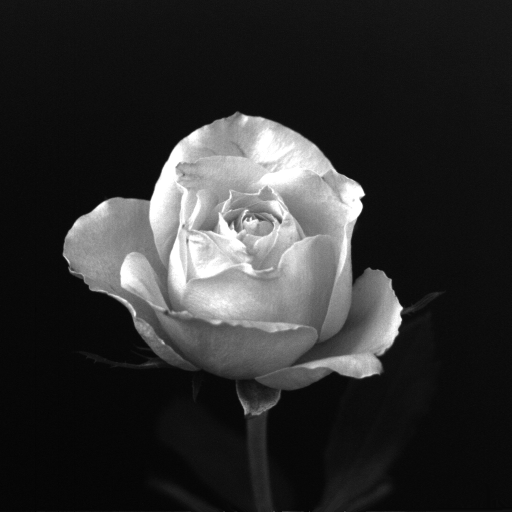
#> input picture fall-2020/vision-intelligence/assignment1/images/input/Fig0206.tif, 1024 x 1024 px (shown at 1/2 size)
$ python image_manipulation.py
#> lines starting #> are read from the running program, lines starting #| are printed output that depends on the picture
# Created by dadajonjurakuziev at 2020/09/29 2:44 PM

import numpy as np
from PIL import Image


# TODO: Read the image and let it be named with O.
def read_img(img):
#> called with img = 'images/input/Fig0206.tif'
    O = Image.open(img)
#> O is the input picture: PIL image 1024x1024 L; min 0, max 255, mean 46.8
    O.save("images/output/O.jpg")
    return O


# TODO: Take pixel values in the rectangular area designated by two corner points (300, 300) and (340,340) from the image O.
#       Let the image be named with S. Print the pixel values of S. Also, display the image S on the monitor.
def crop_img(img):
    x1, y1, x2, y2 = 300, 300, 340, 340
    area = (x1, y1, x2, y2)
    S = img.crop(area)
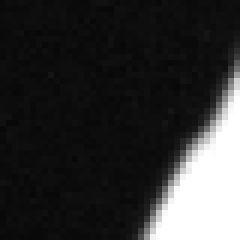
#> S: PIL image 40x40 L (shown 6 times larger); min 8, max 255, mean 49.1
    S.save("images/output/S.jpg")
    return S


# TODO: Conduct the lateral symmetric transformation of the original image O (flip about y axis).
#       Then, let the resultant image be TO. Display the image TO on your monitor.
def flip_by_y(img):
    img_array = np.array(img)
    TO = Image.fromarray(np.fliplr(img_array))
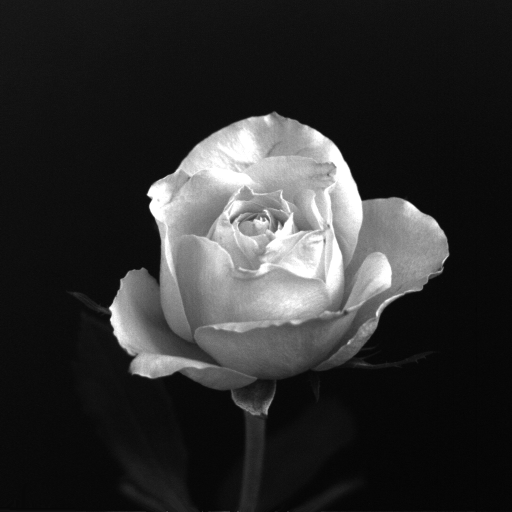
#> TO: PIL image 1024x1024 L (shown at 1/2 size); min 0, max 255, mean 46.8
    TO = TO.convert("L")
    TO.save("images/output/TO.jpg")
    return TO


# TODO: Multiply all the pixel values of TO by 0.8. Then, Let the resultant image be MTO.
#       Display the MTO on your monitor.
def multiply_pixels(img):
    img_array = np.array(img)
    MTO = np.multiply(img_array, 0.8)
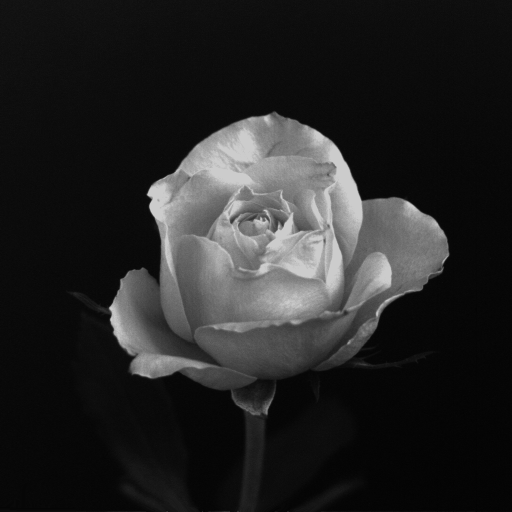
#> MTO: shape (1024, 1024) float64 (shown at 1/2 size); min 0, max 204, mean 37.4
    save_MTO = Image.fromarray(MTO)
    save_MTO = save_MTO.convert("L")
#> save_MTO: PIL image 1024x1024 L
    save_MTO.save("images/output/MTO.jpg")
    return MTO


# TODO: Shift the image MTO by 3 pixel positions to the right direction of the image.
#       Then, let the image be named with SMTO. Display the image SMTO on your monitor.
def shift_to_right(img):
    img_array = np.array(img)
    SMTO = np.roll(img_array, 3, axis=1)
    SMTO[:, 0:3] = 0
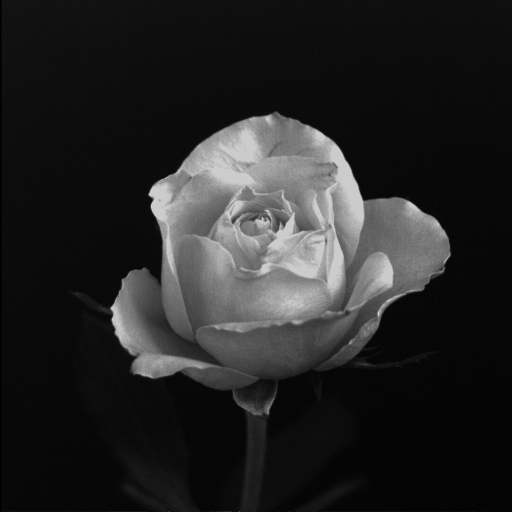
#> SMTO: shape (1024, 1024) float64 (shown at 1/2 size); min 0, max 204, mean 37.4
    SMTO = Image.fromarray(SMTO)
#> SMTO: PIL image 1024x1024 F
    SMTO = SMTO.convert("L")
#> SMTO: PIL image 1024x1024 L
    SMTO.save("images/output/SMTO.jpg")
    return SMTO


# TODO: Save the image SMTO in your hard disk with the file name SMTO.jpg.
#       All the results displayed on your monitor should be captured and submitted.
def show_results(img_org, img_crop, img_flip, img_mult, img_shift):
    img_org.show()
    img_crop.show()
    img_flip.show()
    Image.fromarray(img_mult).show()
    img_shift.show()


if __name__ == "__main__":
    raw_image = "images/input/Fig0206.tif"

    O = read_img(raw_image)
    S = crop_img(O)
    TO = flip_by_y(O)
    MTO = multiply_pixels(TO)
    SMTO = shift_to_right(MTO)
    show_results(O, S, TO, MTO, SMTO)
